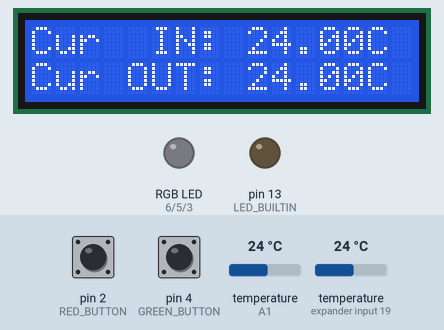
A sketch run on a simulated Arduino Uno, built with avr-gcc and run on an emulated ATmega328P. Shown: 16×2 character LCD, an RGB LED mixed from three pins (HIGH = lit), output pins drawn as LEDs (lit = HIGH). The inputs (shaded band) are chosen by the test bench; at power-on: pin 2 (RED_BUTTON) HIGH, temperature (sensors on A1, expander input 19) 24 °C, pin 4 (GREEN_BUTTON) HIGH.

Above: at 2.2 s.
2.3 s: pin 2 (RED_BUTTON) pulled LOW for 1.05 s
At 3.2 s:
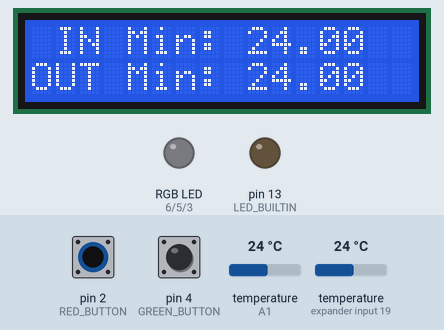
4.8 s: pin 2 (RED_BUTTON) pulled LOW for 1.05 s
At 5.8 s:
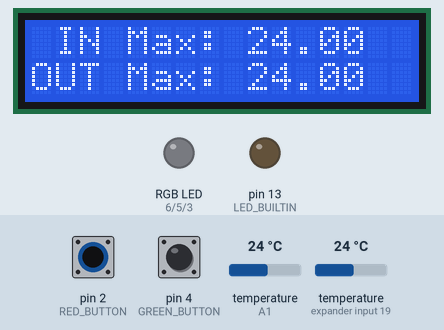
7.3 s: pin 2 (RED_BUTTON) pulled LOW for 3.2 s
At 9.2 s:
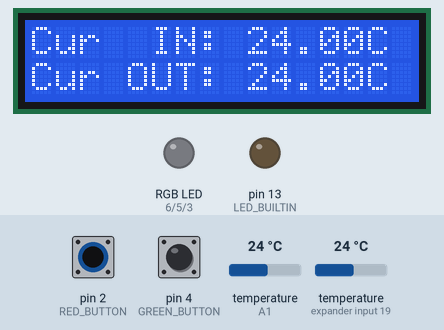
12.0 s: temperature (sensor on A1) set to 12 °C
At 13.7 s:
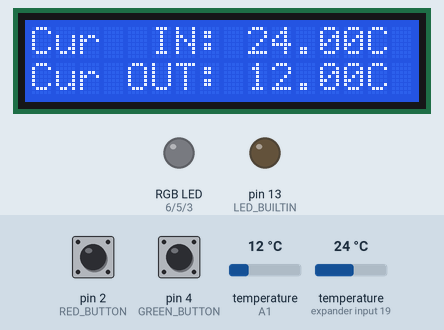
14.0 s: temperature (sensor on expander input 19) set to 12 °C
At 14.6 s:
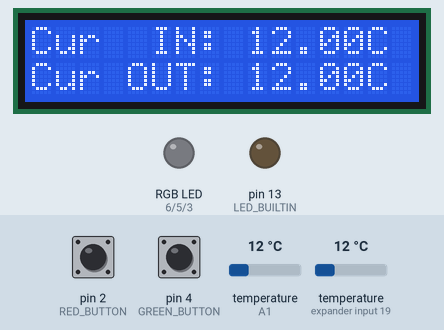
15.7 s: temperature (sensor on A1) set to 19 °C
At 16.6 s:
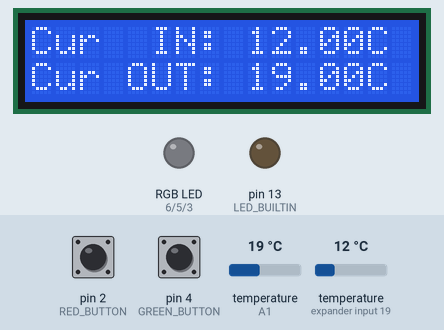
Timing chart, 0 to 18.4 s (numbered marks = the images above; inputs shaded):
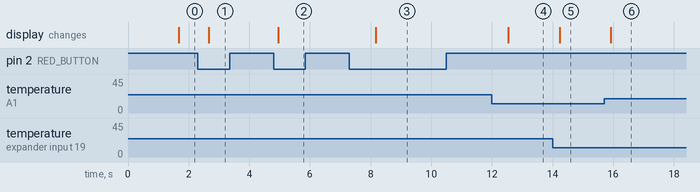

The sketch:

lab6_1.ino
```cpp
#include <Wire.h>
#include <LiquidCrystal_I2C.h>
#include <OneWire.h>
#include <DallasTemperature.h>

LiquidCrystal_I2C lcd(0x27,16,2);

OneWire oneWire(A1);
DallasTemperature sensors(&oneWire);

#define LED_RED 6
#define LED_GREEN 5
#define LED_BLUE 3

#define RED_BUTTON 2
#define GREEN_BUTTON 4

#define ENCODER1 A2
#define ENCODER2 A3

#define POTENTIOMETER A0

bool greenButtonPressed = false;
bool redButtonPressed = false;
int currentMenu = 0;

void initLCD() {
  lcd.init();
  lcd.clear();
  lcd.backlight();
}

void initRGB() {
  pinMode(LED_RED, OUTPUT);
  pinMode(LED_GREEN, OUTPUT);
  pinMode(LED_BLUE, OUTPUT);
}

void initButtons()
{
  pinMode(RED_BUTTON, INPUT_PULLUP);
  pinMode(GREEN_BUTTON, INPUT_PULLUP);
}

void initSensors() {
  sensors.begin();
}


float outMin;
float outMax = 0.00;
float inMin;
float inMax = 0.00;

float inTemp = 0.00;
float outTemp = 0.00;

boolean done = false;

void setup() {
  pinMode(LED_BUILTIN, OUTPUT);
  Serial.begin(9600);

  initLCD();
  initRGB();
  initButtons();
  initSensors();

  sensors.requestTemperatures();
  inMin = sensors.getTempCByIndex(1);
  outMin = sensors.getTempCByIndex(0);
}

void printReadings() {
  if (!done) {
    lcd.clear();
    lcd.setCursor(0, 0);
    lcd.print("Cur  IN: ");
    lcd.setCursor(0, 1);
    lcd.print("Cur OUT: ");
    done = true;
  }
  lcd.setCursor(9, 0);
  lcd.print(inTemp);
  lcd.print("C  ");
  lcd.setCursor(9, 1);
  lcd.print(outTemp);
  lcd.print("C  ");
}

void printMaxReading() {
  if (!done) {
    lcd.clear();
    lcd.setCursor(0, 0);
    lcd.print(" IN Max: ");
    lcd.print(inMax);
    lcd.setCursor(0, 1);
    lcd.print("OUT Max: ");
    lcd.print(outMax);
    done = true;
  }
  lcd.setCursor(9, 0);
  lcd.print(inMax);
  lcd.setCursor(9, 1);
  lcd.print(outMax);
}

void printMinReading() {
  if (!done) {
    lcd.clear();
    lcd.setCursor(0, 0);
    lcd.print(" IN Min: ");
    lcd.print(inMin);
    lcd.setCursor(0, 1);
    lcd.print("OUT Min: ");
    lcd.print(outMin);
    done = true;
  }
  lcd.setCursor(9, 0);
  lcd.print(inMin);
  lcd.setCursor(9, 1);
  lcd.print(outMin);
}

void getReadings() {
  sensors.requestTemperatures();
  inTemp = sensors.getTempCByIndex(1);
  outTemp = sensors.getTempCByIndex(0);

  inMax = max(inMax, inTemp);
  inMin = min(inMin, inTemp);

  outMax = max(outMax, outTemp);
  outMin = min(outMin, outTemp);
}

void detectGreenButton() {
  if (digitalRead(GREEN_BUTTON) == LOW) {
    delay(50);
    if (!greenButtonPressed) {
      greenButtonPressed = true;
      currentMenu++;
      if (currentMenu > 2) {
        currentMenu = 0;
      }
      done = false;
    }
  } else {
    greenButtonPressed = false;
  }
}

void detectRedButton() {
  if (digitalRead(RED_BUTTON) == LOW) {
    delay(50);
    if (!redButtonPressed) {
      redButtonPressed = true;
      currentMenu--;
      if (currentMenu < 0) {
        currentMenu = 2;
      }
      done = false;
    }
  } else {
    redButtonPressed = false;
  }
}

void loop() {
  detectGreenButton();
  detectRedButton();
  if (currentMenu == 0) {
    getReadings();
    printReadings();
  } else if (currentMenu == 1) {
    printMaxReading();
  } else if (currentMenu == 2) {
    printMinReading();
  }
  delay(50);
}
```

Measured:
- after the input at 2.3 s, the display: changes after 0.36 s (image 1)
- after the input at 4.8 s, the display: changes after 0.15 s (image 2)
- after the input at 7.3 s, the display: changes after 0.88 s (image 3)
- after the input at 12.0 s, the display: changes after 0.54 s (image 4)
- after the input at 14.0 s, the display: changes after 0.23 s (image 5)
- after the input at 15.7 s, the display: changes after 0.22 s (image 6)
